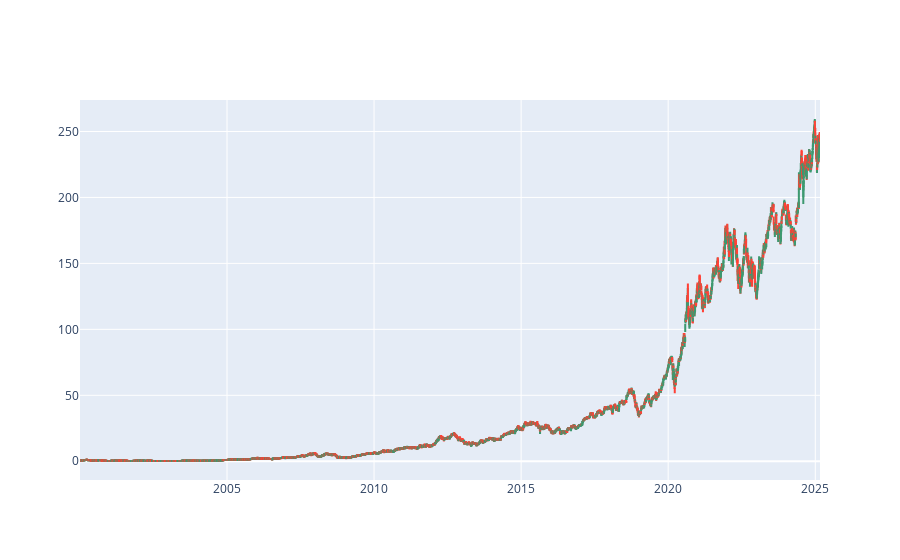

Notebook code cell kept with this figure:
### Code cell
import plotly.graph_objects as go

fig = go.Figure(data=[go.Candlestick(x = data01['Date'], open = data01['Open'], 
                                    high = data01['High'],
                                    low = data01['Low'], 
                                    close = data01['Close'])])
fig.update_layout(xaxis_rangeslider_visible=False)
fig.show()

### Figure 1 — Plotly figure (JSON) as saved in the notebook; plotly's stock layout.template omitted (floating-point values rounded to 4 significant figures; data arrays with more than 128 entries replaced by an {"elided": "..."} marker saying what was removed)
{"data": [{"close": {"elided": "6329 str values"}, "high": {"elided": "6329 str values"}, "low": {"elided": "6329 str values"}, "open": {"elided": "6329 str values"}, "type": "candlestick", "x": {"elided": "6329 str values"}}], "layout": {"xaxis": {"rangeslider": {"visible": false}}}}
